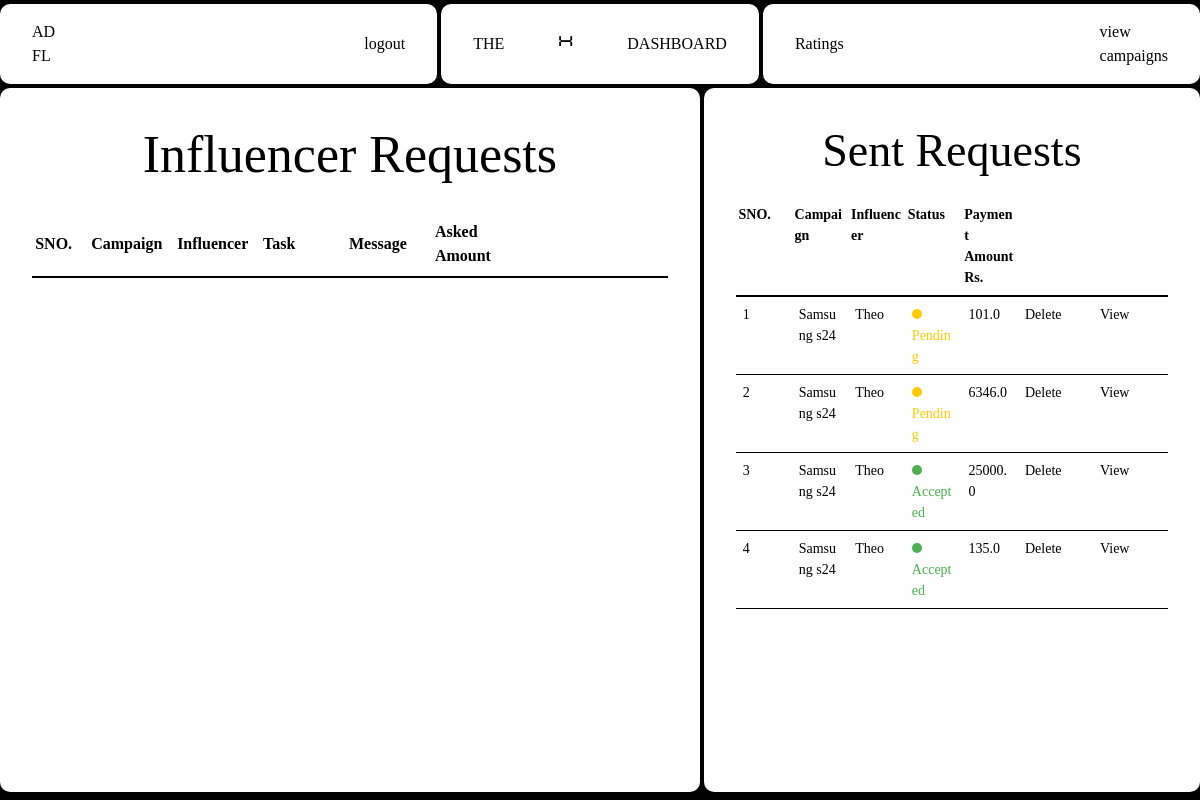
The page /sponsor/dashboard (signed in) on the database its author committed.
### Adfluence/models.py (models this page shows)
class Influencer(db.Model, UserMixin):
    __tablename__ = "influencer"
    id = db.Column(db.Integer, primary_key=True)
    name = db.Column(db.String(50), nullable=False)
    email = db.Column(db.String(50), nullable=False)
    profile_picture = db.Column(db.String(100), nullable=False)
    niche = db.Column(db.String(100), nullable=False)
    reach = db.Column(db.Integer, nullable=False)
    user_id = Column(Integer, ForeignKey("user.id"), nullable=False)
    platform = db.Column(db.String(100), nullable=False)
    bank_account_balance = db.Column(db.Float, default=0.0)
    flagged = db.Column(db.Boolean, default=False)
    transactions = relationship(
        "Transaction", backref="influencer", cascade="all, delete-orphan"
    )
    ratings = relationship("Rating", backref="influencer", cascade="all, delete-orphan")
    bookmarks = relationship(
        "Bookmark", backref="influencer", cascade="all, delete-orphan"
    )
    adrequests = relationship(
        "AdRequest", backref="influencer", cascade="all, delete-orphan"
    )
    campaignrequests = relationship(
        "campaignRequest", backref="influencer", cascade="all, delete-orphan"
    )

class Campaign(db.Model):
    __tablename__ = "campaign"
    id = db.Column(db.Integer, primary_key=True)
    name = db.Column(db.String(40), nullable=False)
    description = db.Column(db.Text, nullable=False)
    start_date = db.Column(db.Date, nullable=False)
    end_date = db.Column(db.Date, nullable=False)
    budget = db.Column(db.Integer, nullable=False)
    visibility = db.Column(db.String(10), nullable=False)  # 'public' or 'private'
    goals = db.Column(db.Text, nullable=False)
    niche = db.Column(db.String(40), nullable=False)
    status = db.Column(db.String(20), nullable=False, default="Incomplete")
    flagged = db.Column(db.Boolean, default=False)
    user_id = db.Column(db.Integer, db.ForeignKey("user.id"), nullable=False)
    ad_requests = db.relationship(
        "AdRequest", backref="campaign", cascade="all, delete-orphan"
    )
    campaign_requests = db.relationship(
        "campaignRequest", backref="campaign", cascade="all, delete-orphan"
    )

class AdRequest(db.Model):
    id = db.Column(db.Integer, primary_key=True)
    campaign_id = db.Column(db.Integer, db.ForeignKey("campaign.id"), nullable=False)
    influencer_id = db.Column(db.Integer, db.ForeignKey("influencer.id"))
    messages = db.Column(db.Text)
    requirements = db.Column(db.Text, nullable=False)
    payment_amount = db.Column(db.Float, nullable=False)
    status = db.Column(db.String(20), nullable=False, default="Pending")
    completed = db.Column(db.Boolean, default=False)
    completion_confirmed = db.Column(db.Boolean, default=False)
    payment_done = db.Column(db.Boolean, default=False)
    rating_done = db.Column(db.Boolean, default=False)
    negotiations = relationship(
        "Negotiation", backref="ad_request", cascade="all, delete-orphan"
    )

### Adfluence/sponsor.py (the view)
@sponsor.route("/dashboard", methods=["GET", "POST"])
@role_required("Sponsor")
@login_required
def dashboard():
    active_campaigns = Campaign.query.filter_by(user_id=current_user.id).all()
    campaign_requests = (
        campaignRequest.query.join(Campaign)
        .filter(Campaign.user_id == current_user.id)
        .order_by(desc(campaignRequest.id))
        .all()
    )
    campaign_requests_with_details = []
    for campaign_request in campaign_requests:
        campaign = Campaign.query.get(campaign_request.campaign_id)
        campaign_name = campaign.name
        influencer = Influencer.query.get(campaign_request.influencer_id)
        if influencer:
            influencer_name = influencer.name
            campaign_requests_with_details.append(
                {
                    "campaign_name": campaign_name,
                    "campaign_request": campaign_request,
                    "influencer_name": influencer_name,
                }
            )
        else:
            flash("Influencer not found", category="error")
    sent_requests = (
        AdRequest.query.join(Campaign)
        .filter(Campaign.user_id == current_user.id)
        .order_by(desc(AdRequest.id))
        .all()
    )
    sent_requests_with_details = []
    for sent_request in sent_requests:
        influencer = Influencer.query.get(sent_request.influencer_id)
        influencer_name = influencer.name
        sent_requests_with_details.append(
            {"ad_request": sent_request, "influencer_name": influencer_name}
        )
    return render_template(
        "Sponsor/dashboard.html",
        user=current_user,
        active_campaigns=active_campaigns,
        campaign_requests=campaign_requests_with_details,
        sent_requests=sent_requests_with_details,
    )

### Adfluence/views.py (called while the page is built)
def role_required(role):
    def decorator(f):
        @wraps(f)
        def decorated_function(*args, **kwargs):
            if current_user.role != role:
                abort(403)
            return f(*args, **kwargs)
        return decorated_function
    return decorator

### Adfluence/templates/Sponsor/dashboard.html (shortened to what this page needs)
{% extends "base.html" %} {% block head %}
<link
  rel="stylesheet"
  href="{{ url_for('static', filename='src/sponsor_css/sponsor_dashboard.css') }}"
/>
{% endblock %} {% block content %}
<div class="container">
  <nav>
    <div class="nav-1">
      <p>
        AD <br />
        FL
      </p>
      <a href="{{ url_for('views.logout') }}" class="view">logout</a>
    </div>
    {% if user.flagged == True %}
    <div class="nav-2 flagged">
      <p class="text-center">You have been flagged by admin</p>
    </div>
    {% else%}
    <div class="nav-2">
      <p class="menu-button">the</p>
      <p class="x">x</p>
      <p class="menu-button">dashboard</p>
    </div>
    {% endif %}
    <div class="nav-3">
      <a class="view" href="{{ url_for('sponsor.view_ratings') }}">Ratings</a>
      <a href="viewCampaigns" class="view">
        view <br />
        campaigns
      </a>
    </div>
  </nav>
  <div class="content-wrapper">
    <div class="col-1 col">
      <div class="header">
        <h1>Influencer Requests</h1>
      </div>
      <div class="table-wrapper">
        <table class="first-table">
          <thead>
            <tr>
              <th class="w-14">SNO.</th>
              <th>Campaign</th>
              <th>Influencer</th>
              <th>Task</th>
              <th>Message</th>
              <th>Asked Amount</th>
              <th class="link"></th>
              <th class="link"></th>
            </tr>
          </thead>
        </table>
      </div>
    </div>
    <div class="col-2 col">
      <h1>Sent Requests</h1>
      <div class="table-wrapper-2">
        <table class="second-table">
          <thead>
            <tr>
              <th class="w-14">SNO.</th>
              <th>Campaign</th>
              <th>Influencer</th>
              <th>Status</th>
              <th>Payment Amount Rs.</th>
              <th class="link"></th>
              <th class="link"></th>
            </tr>
          </thead>
          <tbody>
            {% for request in sent_requests %}
            <tr>
              <td class="w-14">{{loop.index}}</td>
              <td>{{ request.ad_request.campaign.name }}</td>
              <td>{{ request.influencer_name }}</td>
              <td
                class="{% if request.ad_request.status == 'Pending' %} status-pending {% elif request.ad_request.status == 'Accepted' %} status-accepted {% elif request.ad_request.status == 'Rejected' %} status-rejected {% endif %}"
              >
                {{ request.ad_request.status }}
              </td>
              <td>{{ request.ad_request.payment_amount }}</td>
              <td class="link">
                <form
                  action="{{ url_for('sponsor.delete_ad_request', ad_request_id=request.ad_request.id) }}"
                  method="POST"
                >
                  <button
                    type="submit"
                    class="danger"
                    onclick="return confirm('Are you sure you want to delete this ad request?');"
                  >
                    Delete
                  </button>
                </form>
              </td>
              <td class="link">
                <a
                  href="{{ url_for('sponsor.viewCampaign', campaign_id=request.ad_request.campaign_id) }}"
                  class="view"
                  >View</a
                >
              </td>
            </tr>
          </tbody>
          {% endfor %}
        </table>
      </div>
    </div>
  </div>
</div>
{% endblock %}

### Adfluence/static/css/main.css (style rules this page uses)
html, :host { line-height: 1.5; -webkit-text-size-adjust: 100%; -moz-tab-size: 4; -o-tab-size: 4; tab-size: 4; font-family: ui-sans-serif, system-ui, sans-serif, "Apple Color Emoji", "Segoe UI Emoji", "Segoe UI Symbol", "Noto Color Emoji"; font-feature-settings: normal; font-variation-settings: normal; -webkit-tap-highlight-color: transparent; }
body { margin: 0; line-height: inherit; }
h1, h2, h3, h4, h5, h6 { font-size: inherit; font-weight: inherit; }
a { color: inherit; text-decoration: inherit; }
table { text-indent: 0; border-color: inherit; border-collapse: collapse; }
button, input, optgroup, select, textarea { font-family: inherit; font-feature-settings: inherit; font-variation-settings: inherit; font-size: 100%; font-weight: inherit; line-height: inherit; letter-spacing: inherit; color: inherit; margin: 0; padding: 0; }
button, select { text-transform: none; }
button, input:where([type='button']), input:where([type='reset']), input:where([type='submit']) { -webkit-appearance: button; background-color: transparent; background-image: none; }
blockquote, dl, dd, h1, h2, h3, h4, h5, h6, hr, figure, p, pre { margin: 0; }
button, [role="button"] { cursor: pointer; }
.container { width: 100%; }
@media (min-width: 640px) { .container { max-width: 640px; } }
@media (min-width: 768px) { .container { max-width: 768px; } }
@media (min-width: 1024px) { .container { max-width: 1024px; } }
.w-14 { width: 3.5rem; }
* { margin: 0; padding: 0; }

### Adfluence/static/src/input.css (style rules this page uses)
* { margin: 0; padding: 0; }

### rows shown on the page
Influencer: ad_request.campaign.name "Samsung s24", influencer_name "Theo", ad_request.status "Pending", ad_request.payment_amount "101.0", ad_request.payment_amount "6346.0", ad_request.status "Accepted", ad_request.payment_amount "25000.0", ad_request.payment_amount "135.0"
